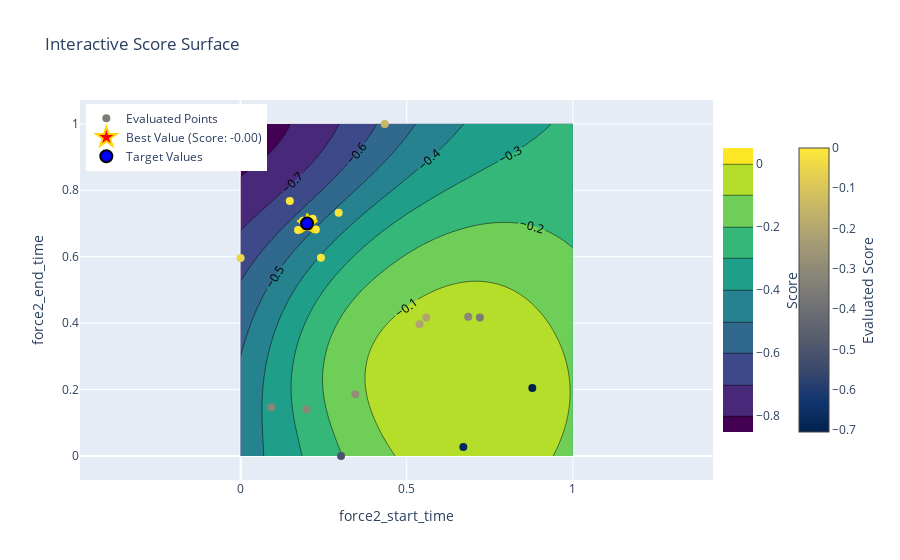
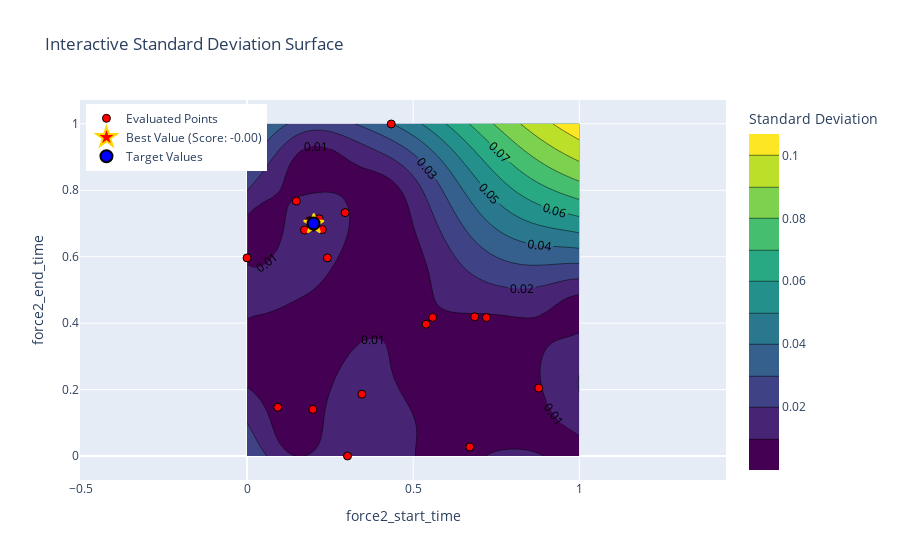

The notebook cell saved with these charts, in order:
### Code cell
import numpy as np
import plotly.graph_objects as go
from plotly.offline import iplot

def interactive_score_and_std_surface(optimizer, param_x, param_y, pbounds):
    # Fixed target values for other parameters
    force2_end_time_target = 0.7
    force2_start_time_target = 0.2


    # Generate a grid for two parameters
    x_vals = np.linspace(pbounds[param_x][0], pbounds[param_x][1], 50)
    y_vals = np.linspace(pbounds[param_y][0], pbounds[param_y][1], 50)
    scores = np.zeros((len(x_vals), len(y_vals)))
    stds = np.zeros((len(x_vals), len(y_vals)))

    # Populate grid with scores from the GP model
    for i, x in enumerate(x_vals):
        for j, y in enumerate(y_vals):
            curr_score, curr_std = optimizer._gp.predict(
                [[x, y]], 
                # [[x, force2_peak_time_target, force2_peak_force_target, y]],
                return_std=True
            )
            scores[i, j] = curr_score.item()
            stds[i, j] = curr_std.item()

    # Extract evaluated points from optimizer
    evaluated_x = []
    evaluated_y = []
    evaluated_scores = []
    hover_texts = []

    for res in optimizer.res:
        params = res["params"]
        score = res["target"]

        evaluated_x.append(params[param_x])
        evaluated_y.append(params[param_y])
        evaluated_scores.append(score)

        # Format hover text to include all parameter values and the score
        hover_text = (
            f"<b>Score:</b> {score:.2f}<br>"
            f"<b>force2_start_time:</b> {params['force2_start_time']:.2f}<br>"
            f"<b>force2_end_time:</b> {params['force2_end_time']:.2f}"
        )
        hover_texts.append(hover_text)

    # Get the best point
    best_params = optimizer.max["params"]
    best_x = best_params[param_x]
    best_y = best_params[param_y]
    best_score = optimizer.max["target"]

    # Interactive score surface plot
    score_fig = go.Figure()

    # Add score surface
    score_fig.add_trace(go.Contour(
        x=x_vals, y=y_vals, z=scores.T,
        colorscale="Viridis",
        colorbar=dict(
            title="Score",
            titleside="right",
            x=1.0,  # Move colorbar slightly right
            len=0.8  # Adjust colorbar length
        ),
        contours=dict(showlabels=True),
        name="Score Surface"
    ))

    # Add evaluated points with hover information
    score_fig.add_trace(go.Scatter(
        x=evaluated_x, y=evaluated_y,
        mode='markers',
        marker=dict(
            size=8,
            color=evaluated_scores,
            colorscale="Cividis",
            showscale=True,
            colorbar=dict(
                title="Evaluated Score",
                titleside="right",
                x=1.12,  # Move evaluated points colorbar further right
                len=0.8  # Adjust colorbar length
            ),
        ),
        text=hover_texts,  # Add detailed hover information
        hoverinfo="text",
        name="Evaluated Points"
    ))

    # Add the best point (star)
    score_fig.add_trace(go.Scatter(
        x=[best_x], y=[best_y],
        mode='markers',
        marker=dict(
            size=15,
            color='red',
            symbol='star',
            line=dict(width=2, color='gold')
        ),
        name=f"Best Value (Score: {best_score:.2f})",
        hoverinfo="skip"  # Skip hover text for the best point
    ))

    # Add the actual target values (circle)
    score_fig.add_trace(go.Scatter(
        x=[force2_start_time_target], y=[force2_end_time_target],
        mode='markers',
        marker=dict(
            size=12,
            color='blue',
            symbol='circle',
            line=dict(width=2, color='black')
        ),
        name="Target Values",
        text=f"<b>Target</b><br>{param_x}: {force2_start_time_target}<br>{param_y}: {force2_end_time_target}",
        hoverinfo="text"
    ))

    score_fig.update_layout(
        title="Interactive Score Surface",
        xaxis_title=param_x,
        yaxis_title=param_y,
        xaxis=dict(scaleanchor="y"),
        yaxis=dict(scaleanchor="x"),
        legend=dict(
            yanchor="top",
            y=0.99,
            xanchor="left",
            x=0.01
        ),  # Adjust legend position
        template="plotly"
    )

    iplot(score_fig)


    # Interactive standard deviation surface plot
    std_fig = go.Figure()

    # Add standard deviation surface
    std_fig.add_trace(go.Contour(
        x=x_vals, y=y_vals, z=stds.T,
        colorscale="Viridis",
        colorbar=dict(title="Standard Deviation"),
        contours=dict(showlabels=True),
        name="Standard Deviation Surface"
    ))

    # Add evaluated points
    std_fig.add_trace(go.Scatter(
        x=evaluated_x, y=evaluated_y,
        mode='markers',
        marker=dict(
            size=8,
            color="red",
            symbol="circle",
            line=dict(width=1, color="black")
        ),
        text=hover_texts,  # Reuse hover information with additional parameters
        hoverinfo="text",
        name="Evaluated Points"
    ))
    
    # Add the best point (star)
    std_fig.add_trace(go.Scatter(
        x=[best_x], y=[best_y],
        mode='markers',
        marker=dict(
            size=15,
            color='red',
            symbol='star',
            line=dict(width=2, color='gold')
        ),
        name=f"Best Value (Score: {best_score:.2f})",
        hoverinfo="skip"  # Skip hover text for the best point
    ))

    # Add the actual target values (circle)
    std_fig.add_trace(go.Scatter(
        x=[force2_start_time_target], y=[force2_end_time_target],
        mode='markers',
        marker=dict(
            size=12,
            color='blue',
            symbol='circle',
            line=dict(width=2, color='black')
        ),
        name="Target Values",
        text=f"<b>Target</b><br>{param_x}: {force2_start_time_target}<br>{param_y}: {force2_end_time_target}",
        hoverinfo="text"
    ))

    std_fig.update_layout(
        title="Interactive Standard Deviation Surface",
        xaxis_title=param_x,
        yaxis_title=param_y,
        xaxis=dict(scaleanchor="y"),
        yaxis=dict(scaleanchor="x"),
        legend=dict(yanchor="top", y=0.99, xanchor="left", x=0.01),
        template="plotly"
    )

    iplot(std_fig)

    # save the plot
    score_fig.write_html(f"/Users/nathanirniger/Desktop/plots/score_fig_{param_x}_{param_y}.html")

# Example usage:
interactive_score_and_std_surface(optimizer, 'force2_start_time', 'force2_end_time', pbounds)

### Figure 1 — Plotly figure (JSON) as saved in the notebook; plotly's stock layout.template omitted (floating-point values rounded to 4 significant figures; data arrays with more than 128 entries replaced by an {"elided": "..."} marker saying what was removed)
{"data": [{"colorbar": {"len": 0.8, "title": {"side": "right", "text": "Score"}, "x": 1}, "colorscale": [[0, "#440154"], [0.1111, "#482878"], [0.2222, "#3e4989"], [0.3333, "#31688e"], [0.4444, "#26828e"], [0.5556, "#1f9e89"], [0.6667, "#35b779"], [0.7778, "#6ece58"], [0.8889, "#b5de2b"], [1, "#fde725"]], "contours": {"showlabels": true}, "name": "Score Surface", "type": "contour", "x": [0, 0.02041, 0.04082, 0.06122, 0.08163, 0.102, 0.1224, 0.1429, 0.1633, 0.1837, 0.2041, 0.2245, 0.2449, 0.2653, 0.2857, 0.3061, 0.3265, 0.3469, 0.3673, 0.3878, 0.4082, 0.4286, 0.449, 0.4694, 0.4898, 0.5102, 0.5306, 0.551, 0.5714, 0.5918, 0.6122, 0.6327, 0.6531, 0.6735, 0.6939, 0.7143, 0.7347, 0.7551, 0.7755, 0.7959, 0.8163, 0.8367, 0.8571, 0.8776, 0.898, 0.9184, 0.9388, 0.9592, 0.9796, 1], "y": [0, 0.02041, 0.04082, 0.06122, 0.08163, 0.102, 0.1224, 0.1429, 0.1633, 0.1837, 0.2041, 0.2245, 0.2449, 0.2653, 0.2857, 0.3061, 0.3265, 0.3469, 0.3673, 0.3878, 0.4082, 0.4286, 0.449, 0.4694, 0.4898, 0.5102, 0.5306, 0.551, 0.5714, 0.5918, 0.6122, 0.6327, 0.6531, 0.6735, 0.6939, 0.7143, 0.7347, 0.7551, 0.7755, 0.7959, 0.8163, 0.8367, 0.8571, 0.8776, 0.898, 0.9184, 0.9388, 0.9592, 0.9796, 1], "z": {"elided": "50x50 float values"}}, {"hoverinfo": "text", "marker": {"color": [-0.3508, -0.5003, -0.3177, -0.2851, -0.2067, -0.3143, -0.7054, -0.6737, -0.2086, -0.3132, -0.007251, -0.1444, -0.1242, -0.05071, -0.01244, -0.01014, -0.001118, -0.000489, -0.001034, -0.000219, -5.529e-05, -8.261e-06, -4.266e-06, -7.431e-05, -3.312e-05, -3.381e-06, -1.336e-05, -0.0001181, -3.257e-05, -2.87e-05, -0.0001457, -8.674e-05, -6.667e-05, -1.791e-05, -2.662e-05, -4.991e-05, -4.461e-06, -1.734e-05, -2.808e-05, -9.37e-06, -9.297e-05, -8.33e-05, -4.31e-05, -3.551e-05, -6.042e-06, -4.362e-06, -4.187e-05, -8.839e-06, -5.858e-06, -3.643e-06], "colorbar": {"len": 0.8, "title": {"side": "right", "text": "Evaluated Score"}, "x": 1.12}, "colorscale": [[0, "#00224e"], [0.1111, "#123570"], [0.2222, "#3b496c"], [0.3333, "#575d6d"], [0.4444, "#707173"], [0.5556, "#8a8678"], [0.6667, "#a59c74"], [0.7778, "#c3b369"], [0.8889, "#e1cc55"], [1, "#fee838"]], "showscale": true, "size": 8}, "mode": "markers", "name": "Evaluated Points", "text": ["<b>Score:</b> -0.35<br><b>force2_start_time:</b> 0.72<br><b>force2_end_time:</b> 0.42", "<b>Score:</b> -0.50<br><b>force2_start_time:</b> 0.30<br><b>force2_end_time:</b> 0.00", "<b>Score:</b> -0.32<br><b>force2_start_time:</b> 0.09<br><b>force2_end_time:</b> 0.15", "<b>Score:</b> -0.29<br><b>force2_start_time:</b> 0.35<br><b>force2_end_time:</b> 0.19", "<b>Score:</b> -0.21<br><b>force2_start_time:</b> 0.54<br><b>force2_end_time:</b> 0.40", "<b>Score:</b> -0.31<br><b>force2_start_time:</b> 0.69<br><b>force2_end_time:</b> 0.42", "<b>Score:</b> -0.71<br><b>force2_start_time:</b> 0.88<br><b>force2_end_time:</b> 0.20", "<b>Score:</b> -0.67<br><b>force2_start_time:</b> 0.67<br><b>force2_end_time:</b> 0.03", "<b>Score:</b> -0.21<br><b>force2_start_time:</b> 0.56<br><b>force2_end_time:</b> 0.42", "<b>Score:</b> -0.31<br><b>force2_start_time:</b> 0.20<br><b>force2_end_time:</b> 0.14", "<b>Score:</b> -0.01<br><b>force2_start_time:</b> 0.15<br><b>force2_end_time:</b> 0.77", "<b>Score:</b> -0.14<br><b>force2_start_time:</b> 0.43<br><b>force2_end_time:</b> 1.00", "<b>Score:</b> -0.12<br><b>force2_start_time:</b> 0.00<br><b>force2_end_time:</b> 0.99", "<b>Score:</b> -0.05<br><b>force2_start_time:</b> 0.00<br><b>force2_end_time:</b> 0.60", "<b>Score:</b> -0.01<br><b>force2_start_time:</b> 0.24<br><b>force2_end_time:</b> 0.60", "<b>Score:</b> -0.01<br><b>force2_start_time:</b> 0.30<br><b>force2_end_time:</b> 0.73", "<b>Score:</b> -0.00<br><b>force2_start_time:</b> 0.17<br><b>force2_end_time:</b> 0.68", "<b>Score:</b> -0.00<br><b>force2_start_time:</b> 0.22<br><b>force2_end_time:</b> 0.71", "<b>Score:</b> -0.00<br><b>force2_start_time:</b> 0.23<br><b>force2_end_time:</b> 0.68", "<b>Score:</b> -0.00<br><b>force2_start_time:</b> 0.19<br><b>force2_end_time:</b> 0.71", "<b>Score:</b> -0.00<br><b>force2_start_time:</b> 0.20<br><b>force2_end_time:</b> 0.69", "<b>Score:</b> -0.00<br><b>force2_start_time:</b> 0.20<br><b>force2_end_time:</b> 0.70", "<b>Score:</b> -0.00<br><b>force2_start_time:</b> 0.20<br><b>force2_end_time:</b> 0.70", "<b>Score:</b> -0.00<br><b>force2_start_time:</b> 0.21<br><b>force2_end_time:</b> 0.70", "<b>Score:</b> -0.00<br><b>force2_start_time:</b> 0.20<br><b>force2_end_time:</b> 0.70", "<b>Score:</b> -0.00<br><b>force2_start_time:</b> 0.20<br><b>force2_end_time:</b> 0.70", "<b>Score:</b> -0.00<br><b>force2_start_time:</b> 0.20<br><b>force2_end_time:</b> 0.70", "<b>Score:</b> -0.00<br><b>force2_start_time:</b> 0.20<br><b>force2_end_time:</b> 0.69", "<b>Score:</b> -0.00<br><b>force2_start_time:</b> 0.21<br><b>force2_end_time:</b> 0.70", "<b>Score:</b> -0.00<br><b>force2_start_time:</b> 0.20<br><b>force2_end_time:</b> 0.70", "<b>Score:</b> -0.00<br><b>force2_start_time:</b> 0.19<br><b>force2_end_time:</b> 0.71", "<b>Score:</b> -0.00<br><b>force2_start_time:</b> 0.19<br><b>force2_end_time:</b> 0.70", "<b>Score:</b> -0.00<br><b>force2_start_time:</b> 0.20<br><b>force2_end_time:</b> 0.71", "<b>Score:</b> -0.00<br><b>force2_start_time:</b> 0.20<br><b>force2_end_time:</b> 0.70", "<b>Score:</b> -0.00<br><b>force2_start_time:</b> 0.20<br><b>force2_end_time:</b> 0.70", "<b>Score:</b> -0.00<br><b>force2_start_time:</b> 0.20<br><b>force2_end_time:</b> 0.69", "<b>Score:</b> -0.00<br><b>force2_start_time:</b> 0.20<br><b>force2_end_time:</b> 0.70", "<b>Score:</b> -0.00<br><b>force2_start_time:</b> 0.20<br><b>force2_end_time:</b> 0.70", "<b>Score:</b> -0.00<br><b>force2_start_time:</b> 0.19<br><b>force2_end_time:</b> 0.70", "<b>Score:</b> -0.00<br><b>force2_start_time:</b> 0.20<br><b>force2_end_time:</b> 0.70", "<b>Score:</b> -0.00<br><b>force2_start_time:</b> 0.19<br><b>force2_end_time:</b> 0.70", "<b>Score:</b> -0.00<br><b>force2_start_time:</b> 0.20<br><b>force2_end_time:</b> 0.71", "<b>Score:</b> -0.00<br><b>force2_start_time:</b> 0.19<br><b>force2_end_time:</b> 0.70", "<b>Score:</b> -0.00<br><b>force2_start_time:</b> 0.21<br><b>force2_end_time:</b> 0.70", "<b>Score:</b> -0.00<br><b>force2_start_time:</b> 0.20<br><b>force2_end_time:</b> 0.70", "<b>Score:</b> -0.00<br><b>force2_start_time:</b> 0.20<br><b>force2_end_time:</b> 0.70", "<b>Score:</b> -0.00<br><b>force2_start_time:</b> 0.21<br><b>force2_end_time:</b> 0.70", "<b>Score:</b> -0.00<br><b>force2_start_time:</b> 0.20<br><b>force2_end_time:</b> 0.70", "<b>Score:</b> -0.00<br><b>force2_start_time:</b> 0.20<br><b>force2_end_time:</b> 0.70", "<b>Score:</b> -0.00<br><b>force2_start_time:</b> 0.20<br><b>force2_end_time:</b> 0.70"], "type": "scatter", "x": [0.7203, 0.3023, 0.09234, 0.3456, 0.5388, 0.6852, 0.8781, 0.6705, 0.5587, 0.1981, 0.1481, 0.434, 0.0006429, 0, 0.2418, 0.2952, 0.1729, 0.2169, 0.2264, 0.1875, 0.1969, 0.2023, 0.1985, 0.2086, 0.1956, 0.2008, 0.201, 0.1998, 0.2056, 0.1966, 0.1906, 0.1908, 0.2027, 0.2005, 0.2019, 0.2006, 0.1979, 0.2024, 0.1949, 0.202, 0.191, 0.2011, 0.1938, 0.2053, 0.2011, 0.2011, 0.2064, 0.2029, 0.2, 0.2], "y": [0.417, 0.0001144, 0.1468, 0.1863, 0.3968, 0.4192, 0.2045, 0.02739, 0.4173, 0.1404, 0.7675, 0.9995, 0.9906, 0.5965, 0.5966, 0.7327, 0.6804, 0.7143, 0.6816, 0.7079, 0.6933, 0.7017, 0.7014, 0.7006, 0.7037, 0.6983, 0.7035, 0.6891, 0.7013, 0.7041, 0.7075, 0.7012, 0.7077, 0.6958, 0.6952, 0.693, 0.7004, 0.7034, 0.6985, 0.6977, 0.7035, 0.7091, 0.698, 0.6973, 0.6978, 0.6982, 0.6993, 0.6996, 0.6976, 0.6981]}, {"hoverinfo": "skip", "marker": {"color": "red", "line": {"color": "gold", "width": 2}, "size": 15, "symbol": "star"}, "mode": "markers", "name": "Best Value (Score: -0.00)", "type": "scatter", "x": [0.2008], "y": [0.6983]}, {"hoverinfo": "text", "marker": {"color": "blue", "line": {"color": "black", "width": 2}, "size": 12, "symbol": "circle"}, "mode": "markers", "name": "Target Values", "text": "<b>Target</b><br>force2_start_time: 0.2<br>force2_end_time: 0.7", "type": "scatter", "x": [0.2], "y": [0.7]}], "layout": {"legend": {"x": 0.01, "xanchor": "left", "y": 0.99, "yanchor": "top"}, "title": {"text": "Interactive Score Surface"}, "xaxis": {"scaleanchor": "y", "title": {"text": "force2_start_time"}}, "yaxis": {"scaleanchor": "x", "title": {"text": "force2_end_time"}}}}

### Figure 2 — Plotly figure (JSON) as saved in the notebook; plotly's stock layout.template omitted (floating-point values rounded to 4 significant figures; data arrays with more than 128 entries replaced by an {"elided": "..."} marker saying what was removed)
{"data": [{"colorbar": {"title": {"text": "Standard Deviation"}}, "colorscale": [[0, "#440154"], [0.1111, "#482878"], [0.2222, "#3e4989"], [0.3333, "#31688e"], [0.4444, "#26828e"], [0.5556, "#1f9e89"], [0.6667, "#35b779"], [0.7778, "#6ece58"], [0.8889, "#b5de2b"], [1, "#fde725"]], "contours": {"showlabels": true}, "name": "Standard Deviation Surface", "type": "contour", "x": [0, 0.02041, 0.04082, 0.06122, 0.08163, 0.102, 0.1224, 0.1429, 0.1633, 0.1837, 0.2041, 0.2245, 0.2449, 0.2653, 0.2857, 0.3061, 0.3265, 0.3469, 0.3673, 0.3878, 0.4082, 0.4286, 0.449, 0.4694, 0.4898, 0.5102, 0.5306, 0.551, 0.5714, 0.5918, 0.6122, 0.6327, 0.6531, 0.6735, 0.6939, 0.7143, 0.7347, 0.7551, 0.7755, 0.7959, 0.8163, 0.8367, 0.8571, 0.8776, 0.898, 0.9184, 0.9388, 0.9592, 0.9796, 1], "y": [0, 0.02041, 0.04082, 0.06122, 0.08163, 0.102, 0.1224, 0.1429, 0.1633, 0.1837, 0.2041, 0.2245, 0.2449, 0.2653, 0.2857, 0.3061, 0.3265, 0.3469, 0.3673, 0.3878, 0.4082, 0.4286, 0.449, 0.4694, 0.4898, 0.5102, 0.5306, 0.551, 0.5714, 0.5918, 0.6122, 0.6327, 0.6531, 0.6735, 0.6939, 0.7143, 0.7347, 0.7551, 0.7755, 0.7959, 0.8163, 0.8367, 0.8571, 0.8776, 0.898, 0.9184, 0.9388, 0.9592, 0.9796, 1], "z": {"elided": "50x50 float values"}}, {"hoverinfo": "text", "marker": {"color": "red", "line": {"color": "black", "width": 1}, "size": 8, "symbol": "circle"}, "mode": "markers", "name": "Evaluated Points", "text": ["<b>Score:</b> -0.35<br><b>force2_start_time:</b> 0.72<br><b>force2_end_time:</b> 0.42", "<b>Score:</b> -0.50<br><b>force2_start_time:</b> 0.30<br><b>force2_end_time:</b> 0.00", "<b>Score:</b> -0.32<br><b>force2_start_time:</b> 0.09<br><b>force2_end_time:</b> 0.15", "<b>Score:</b> -0.29<br><b>force2_start_time:</b> 0.35<br><b>force2_end_time:</b> 0.19", "<b>Score:</b> -0.21<br><b>force2_start_time:</b> 0.54<br><b>force2_end_time:</b> 0.40", "<b>Score:</b> -0.31<br><b>force2_start_time:</b> 0.69<br><b>force2_end_time:</b> 0.42", "<b>Score:</b> -0.71<br><b>force2_start_time:</b> 0.88<br><b>force2_end_time:</b> 0.20", "<b>Score:</b> -0.67<br><b>force2_start_time:</b> 0.67<br><b>force2_end_time:</b> 0.03", "<b>Score:</b> -0.21<br><b>force2_start_time:</b> 0.56<br><b>force2_end_time:</b> 0.42", "<b>Score:</b> -0.31<br><b>force2_start_time:</b> 0.20<br><b>force2_end_time:</b> 0.14", "<b>Score:</b> -0.01<br><b>force2_start_time:</b> 0.15<br><b>force2_end_time:</b> 0.77", "<b>Score:</b> -0.14<br><b>force2_start_time:</b> 0.43<br><b>force2_end_time:</b> 1.00", "<b>Score:</b> -0.12<br><b>force2_start_time:</b> 0.00<br><b>force2_end_time:</b> 0.99", "<b>Score:</b> -0.05<br><b>force2_start_time:</b> 0.00<br><b>force2_end_time:</b> 0.60", "<b>Score:</b> -0.01<br><b>force2_start_time:</b> 0.24<br><b>force2_end_time:</b> 0.60", "<b>Score:</b> -0.01<br><b>force2_start_time:</b> 0.30<br><b>force2_end_time:</b> 0.73", "<b>Score:</b> -0.00<br><b>force2_start_time:</b> 0.17<br><b>force2_end_time:</b> 0.68", "<b>Score:</b> -0.00<br><b>force2_start_time:</b> 0.22<br><b>force2_end_time:</b> 0.71", "<b>Score:</b> -0.00<br><b>force2_start_time:</b> 0.23<br><b>force2_end_time:</b> 0.68", "<b>Score:</b> -0.00<br><b>force2_start_time:</b> 0.19<br><b>force2_end_time:</b> 0.71", "<b>Score:</b> -0.00<br><b>force2_start_time:</b> 0.20<br><b>force2_end_time:</b> 0.69", "<b>Score:</b> -0.00<br><b>force2_start_time:</b> 0.20<br><b>force2_end_time:</b> 0.70", "<b>Score:</b> -0.00<br><b>force2_start_time:</b> 0.20<br><b>force2_end_time:</b> 0.70", "<b>Score:</b> -0.00<br><b>force2_start_time:</b> 0.21<br><b>force2_end_time:</b> 0.70", "<b>Score:</b> -0.00<br><b>force2_start_time:</b> 0.20<br><b>force2_end_time:</b> 0.70", "<b>Score:</b> -0.00<br><b>force2_start_time:</b> 0.20<br><b>force2_end_time:</b> 0.70", "<b>Score:</b> -0.00<br><b>force2_start_time:</b> 0.20<br><b>force2_end_time:</b> 0.70", "<b>Score:</b> -0.00<br><b>force2_start_time:</b> 0.20<br><b>force2_end_time:</b> 0.69", "<b>Score:</b> -0.00<br><b>force2_start_time:</b> 0.21<br><b>force2_end_time:</b> 0.70", "<b>Score:</b> -0.00<br><b>force2_start_time:</b> 0.20<br><b>force2_end_time:</b> 0.70", "<b>Score:</b> -0.00<br><b>force2_start_time:</b> 0.19<br><b>force2_end_time:</b> 0.71", "<b>Score:</b> -0.00<br><b>force2_start_time:</b> 0.19<br><b>force2_end_time:</b> 0.70", "<b>Score:</b> -0.00<br><b>force2_start_time:</b> 0.20<br><b>force2_end_time:</b> 0.71", "<b>Score:</b> -0.00<br><b>force2_start_time:</b> 0.20<br><b>force2_end_time:</b> 0.70", "<b>Score:</b> -0.00<br><b>force2_start_time:</b> 0.20<br><b>force2_end_time:</b> 0.70", "<b>Score:</b> -0.00<br><b>force2_start_time:</b> 0.20<br><b>force2_end_time:</b> 0.69", "<b>Score:</b> -0.00<br><b>force2_start_time:</b> 0.20<br><b>force2_end_time:</b> 0.70", "<b>Score:</b> -0.00<br><b>force2_start_time:</b> 0.20<br><b>force2_end_time:</b> 0.70", "<b>Score:</b> -0.00<br><b>force2_start_time:</b> 0.19<br><b>force2_end_time:</b> 0.70", "<b>Score:</b> -0.00<br><b>force2_start_time:</b> 0.20<br><b>force2_end_time:</b> 0.70", "<b>Score:</b> -0.00<br><b>force2_start_time:</b> 0.19<br><b>force2_end_time:</b> 0.70", "<b>Score:</b> -0.00<br><b>force2_start_time:</b> 0.20<br><b>force2_end_time:</b> 0.71", "<b>Score:</b> -0.00<br><b>force2_start_time:</b> 0.19<br><b>force2_end_time:</b> 0.70", "<b>Score:</b> -0.00<br><b>force2_start_time:</b> 0.21<br><b>force2_end_time:</b> 0.70", "<b>Score:</b> -0.00<br><b>force2_start_time:</b> 0.20<br><b>force2_end_time:</b> 0.70", "<b>Score:</b> -0.00<br><b>force2_start_time:</b> 0.20<br><b>force2_end_time:</b> 0.70", "<b>Score:</b> -0.00<br><b>force2_start_time:</b> 0.21<br><b>force2_end_time:</b> 0.70", "<b>Score:</b> -0.00<br><b>force2_start_time:</b> 0.20<br><b>force2_end_time:</b> 0.70", "<b>Score:</b> -0.00<br><b>force2_start_time:</b> 0.20<br><b>force2_end_time:</b> 0.70", "<b>Score:</b> -0.00<br><b>force2_start_time:</b> 0.20<br><b>force2_end_time:</b> 0.70"], "type": "scatter", "x": [0.7203, 0.3023, 0.09234, 0.3456, 0.5388, 0.6852, 0.8781, 0.6705, 0.5587, 0.1981, 0.1481, 0.434, 0.0006429, 0, 0.2418, 0.2952, 0.1729, 0.2169, 0.2264, 0.1875, 0.1969, 0.2023, 0.1985, 0.2086, 0.1956, 0.2008, 0.201, 0.1998, 0.2056, 0.1966, 0.1906, 0.1908, 0.2027, 0.2005, 0.2019, 0.2006, 0.1979, 0.2024, 0.1949, 0.202, 0.191, 0.2011, 0.1938, 0.2053, 0.2011, 0.2011, 0.2064, 0.2029, 0.2, 0.2], "y": [0.417, 0.0001144, 0.1468, 0.1863, 0.3968, 0.4192, 0.2045, 0.02739, 0.4173, 0.1404, 0.7675, 0.9995, 0.9906, 0.5965, 0.5966, 0.7327, 0.6804, 0.7143, 0.6816, 0.7079, 0.6933, 0.7017, 0.7014, 0.7006, 0.7037, 0.6983, 0.7035, 0.6891, 0.7013, 0.7041, 0.7075, 0.7012, 0.7077, 0.6958, 0.6952, 0.693, 0.7004, 0.7034, 0.6985, 0.6977, 0.7035, 0.7091, 0.698, 0.6973, 0.6978, 0.6982, 0.6993, 0.6996, 0.6976, 0.6981]}, {"hoverinfo": "skip", "marker": {"color": "red", "line": {"color": "gold", "width": 2}, "size": 15, "symbol": "star"}, "mode": "markers", "name": "Best Value (Score: -0.00)", "type": "scatter", "x": [0.2008], "y": [0.6983]}, {"hoverinfo": "text", "marker": {"color": "blue", "line": {"color": "black", "width": 2}, "size": 12, "symbol": "circle"}, "mode": "markers", "name": "Target Values", "text": "<b>Target</b><br>force2_start_time: 0.2<br>force2_end_time: 0.7", "type": "scatter", "x": [0.2], "y": [0.7]}], "layout": {"legend": {"x": 0.01, "xanchor": "left", "y": 0.99, "yanchor": "top"}, "title": {"text": "Interactive Standard Deviation Surface"}, "xaxis": {"scaleanchor": "y", "title": {"text": "force2_start_time"}}, "yaxis": {"scaleanchor": "x", "title": {"text": "force2_end_time"}}}}
